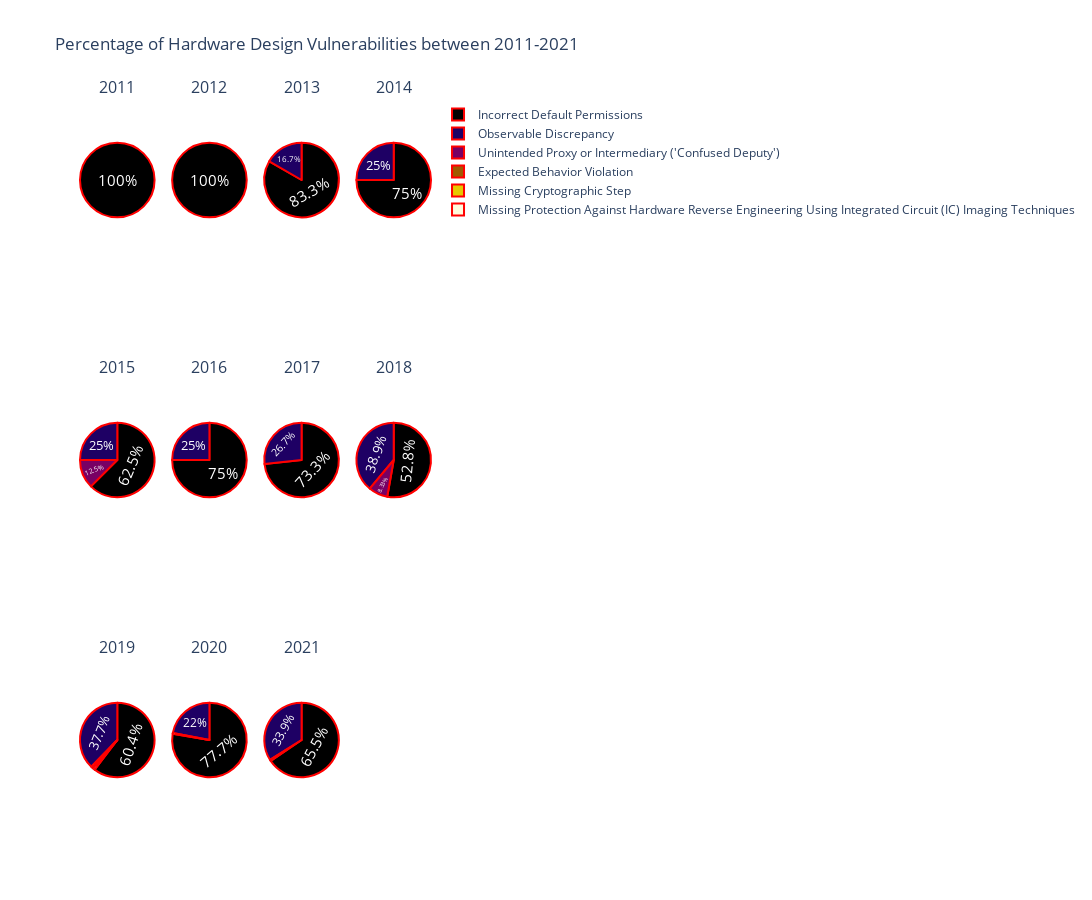

Source (notebook cell):
### Code cell
import plotly.graph_objects as go
from plotly.subplots import make_subplots

import plotly.express as px
fig = make_subplots(rows=3, cols=4,  subplot_titles=("2011", "2012", "2013","2014","2015","2016","2017","2018","2019","2020","2021"),
                    specs=[[{"type": "pie"}, {"type": "pie"}, {"type": "pie"}, {"type": "pie"}],[{"type": "pie"},{"type": "pie"},{"type": "pie"},{"type": "pie"}],[{"type": "pie"},{"type": "pie"},{"type": "pie"},{"type": "pie"}]])

fig.add_trace(go.Pie(labels=df2011["index"].values, values=df2011["CWE-NAME"].values,name=2011 ) ,row=1, col=1)
fig.add_trace(go.Pie(labels=df2012["index"].values, values=df2012["CWE-NAME"].values,name=2012) ,row=1, col=2)
fig.add_trace(go.Pie(labels=df2013["index"].values, values=df2013["CWE-NAME"].values,name=2013) ,row=1, col=3)
fig.add_trace(go.Pie(labels=df2014["index"].values, values=df2014["CWE-NAME"].values,name=2014) ,row=1, col=4)
fig.add_trace(go.Pie(labels=df2015["index"].values, values=df2015["CWE-NAME"].values,name=2015) ,row=2, col=1)
fig.add_trace(go.Pie(labels=df2016["index"].values, values=df2016["CWE-NAME"].values,name=2016) ,row=2, col=2)
fig.add_trace(go.Pie(labels=df2017["index"].values, values=df2017["CWE-NAME"].values,name=2017) ,row=2, col=3)
fig.add_trace(go.Pie(labels=df2018["index"].values, values=df2018["CWE-NAME"].values,name=2018) ,row=2, col=4)
fig.add_trace(go.Pie(labels=df2019["index"].values, values=df2019["CWE-NAME"].values,name=2019) ,row=3, col=1)
fig.add_trace(go.Pie(labels=df2020["index"].values, values=df2020["CWE-NAME"].values,name=2020) ,row=3, col=2)
fig.add_trace(go.Pie(labels=df2021["index"].values, values=df2021["CWE-NAME"].values,name=2021) ,row=3, col=3)
fig.add_trace(go.Pie(labels=df2022["index"].values, values=df2022["CWE-NAME"].values,name=2022) ,row=3, col=4)

fig.update_traces(hoverinfo='label+percent', textfont_size=15,textposition='inside',
                  marker=dict(line=dict(color='red', width=2)))


fig.update_layout(height=900, width=1700, colorway=px.colors.sequential.Electric , 
                  title_text="Percentage of Hardware Design Vulnerabilities between 2011-2021")

fig.show()

### Figure 1 — Plotly figure (JSON) as saved in the notebook; plotly's stock layout.template omitted (floating-point values rounded to 4 significant figures)
{"data": [{"domain": {"x": [0, 0.2125], "y": [0.7778, 1]}, "hoverinfo": "label+percent", "labels": ["Incorrect Default Permissions"], "marker": {"line": {"color": "red", "width": 2}}, "name": "2011", "textfont": {"size": 15}, "textposition": "inside", "type": "pie", "values": [4]}, {"domain": {"x": [0.2625, 0.475], "y": [0.7778, 1]}, "hoverinfo": "label+percent", "labels": ["Incorrect Default Permissions"], "marker": {"line": {"color": "red", "width": 2}}, "name": "2012", "textfont": {"size": 15}, "textposition": "inside", "type": "pie", "values": [6]}, {"domain": {"x": [0.525, 0.7375], "y": [0.7778, 1]}, "hoverinfo": "label+percent", "labels": ["Incorrect Default Permissions", "Observable Discrepancy"], "marker": {"line": {"color": "red", "width": 2}}, "name": "2013", "textfont": {"size": 15}, "textposition": "inside", "type": "pie", "values": [5, 1]}, {"domain": {"x": [0.7875, 1], "y": [0.7778, 1]}, "hoverinfo": "label+percent", "labels": ["Incorrect Default Permissions", "Observable Discrepancy"], "marker": {"line": {"color": "red", "width": 2}}, "name": "2014", "textfont": {"size": 15}, "textposition": "inside", "type": "pie", "values": [6, 2]}, {"domain": {"x": [0, 0.2125], "y": [0.3889, 0.6111]}, "hoverinfo": "label+percent", "labels": ["Incorrect Default Permissions", "Observable Discrepancy", "Unintended Proxy or Intermediary ('Confused Deputy')"], "marker": {"line": {"color": "red", "width": 2}}, "name": "2015", "textfont": {"size": 15}, "textposition": "inside", "type": "pie", "values": [5, 2, 1]}, {"domain": {"x": [0.2625, 0.475], "y": [0.3889, 0.6111]}, "hoverinfo": "label+percent", "labels": ["Incorrect Default Permissions", "Observable Discrepancy"], "marker": {"line": {"color": "red", "width": 2}}, "name": "2016", "textfont": {"size": 15}, "textposition": "inside", "type": "pie", "values": [3, 1]}, {"domain": {"x": [0.525, 0.7375], "y": [0.3889, 0.6111]}, "hoverinfo": "label+percent", "labels": ["Incorrect Default Permissions", "Observable Discrepancy"], "marker": {"line": {"color": "red", "width": 2}}, "name": "2017", "textfont": {"size": 15}, "textposition": "inside", "type": "pie", "values": [33, 12]}, {"domain": {"x": [0.7875, 1], "y": [0.3889, 0.6111]}, "hoverinfo": "label+percent", "labels": ["Incorrect Default Permissions", "Observable Discrepancy", "Unintended Proxy or Intermediary ('Confused Deputy')"], "marker": {"line": {"color": "red", "width": 2}}, "name": "2018", "textfont": {"size": 15}, "textposition": "inside", "type": "pie", "values": [19, 14, 3]}, {"domain": {"x": [0, 0.2125], "y": [0, 0.2222]}, "hoverinfo": "label+percent", "labels": ["Incorrect Default Permissions", "Observable Discrepancy", "Expected Behavior Violation", "Missing Cryptographic Step", "Unintended Proxy or Intermediary ('Confused Deputy')"], "marker": {"line": {"color": "red", "width": 2}}, "name": "2019", "textfont": {"size": 15}, "textposition": "inside", "type": "pie", "values": [96, 60, 1, 1, 1]}, {"domain": {"x": [0.2625, 0.475], "y": [0, 0.2222]}, "hoverinfo": "label+percent", "labels": ["Incorrect Default Permissions", "Observable Discrepancy", "Unintended Proxy or Intermediary ('Confused Deputy')"], "marker": {"line": {"color": "red", "width": 2}}, "name": "2020", "textfont": {"size": 15}, "textposition": "inside", "type": "pie", "values": [223, 63, 1]}, {"domain": {"x": [0.525, 0.7375], "y": [0, 0.2222]}, "hoverinfo": "label+percent", "labels": ["Incorrect Default Permissions", "Observable Discrepancy", "Missing Protection Against Hardware Reverse Engineering Using Integrated Circuit (IC) Imaging Techniques"], "marker": {"line": {"color": "red", "width": 2}}, "name": "2021", "textfont": {"size": 15}, "textposition": "inside", "type": "pie", "values": [114, 59, 1]}, {"domain": {"x": [0.7875, 1], "y": [0, 0.2222]}, "hoverinfo": "label+percent", "labels": [], "marker": {"line": {"color": "red", "width": 2}}, "name": "2022", "textfont": {"size": 15}, "textposition": "inside", "type": "pie", "values": []}], "layout": {"annotations": [{"font": {"size": 16}, "showarrow": false, "text": "2011", "x": 0.1062, "xanchor": "center", "xref": "paper", "y": 1, "yanchor": "bottom", "yref": "paper"}, {"font": {"size": 16}, "showarrow": false, "text": "2012", "x": 0.3688, "xanchor": "center", "xref": "paper", "y": 1, "yanchor": "bottom", "yref": "paper"}, {"font": {"size": 16}, "showarrow": false, "text": "2013", "x": 0.6313, "xanchor": "center", "xref": "paper", "y": 1, "yanchor": "bottom", "yref": "paper"}, {"font": {"size": 16}, "showarrow": false, "text": "2014", "x": 0.8938, "xanchor": "center", "xref": "paper", "y": 1, "yanchor": "bottom", "yref": "paper"}, {"font": {"size": 16}, "showarrow": false, "text": "2015", "x": 0.1062, "xanchor": "center", "xref": "paper", "y": 0.6111, "yanchor": "bottom", "yref": "paper"}, {"font": {"size": 16}, "showarrow": false, "text": "2016", "x": 0.3688, "xanchor": "center", "xref": "paper", "y": 0.6111, "yanchor": "bottom", "yref": "paper"}, {"font": {"size": 16}, "showarrow": false, "text": "2017", "x": 0.6313, "xanchor": "center", "xref": "paper", "y": 0.6111, "yanchor": "bottom", "yref": "paper"}, {"font": {"size": 16}, "showarrow": false, "text": "2018", "x": 0.8938, "xanchor": "center", "xref": "paper", "y": 0.6111, "yanchor": "bottom", "yref": "paper"}, {"font": {"size": 16}, "showarrow": false, "text": "2019", "x": 0.1062, "xanchor": "center", "xref": "paper", "y": 0.2222, "yanchor": "bottom", "yref": "paper"}, {"font": {"size": 16}, "showarrow": false, "text": "2020", "x": 0.3688, "xanchor": "center", "xref": "paper", "y": 0.2222, "yanchor": "bottom", "yref": "paper"}, {"font": {"size": 16}, "showarrow": false, "text": "2021", "x": 0.6313, "xanchor": "center", "xref": "paper", "y": 0.2222, "yanchor": "bottom", "yref": "paper"}], "colorway": ["rgb(0,0,0)", "rgb(30,0,100)", "rgb(120,0,100)", "rgb(160,90,0)", "rgb(230,200,0)", "rgb(255,250,220)"], "height": 900, "title": {"text": "Percentage of Hardware Design Vulnerabilities between 2011-2021"}, "width": 1700}}
